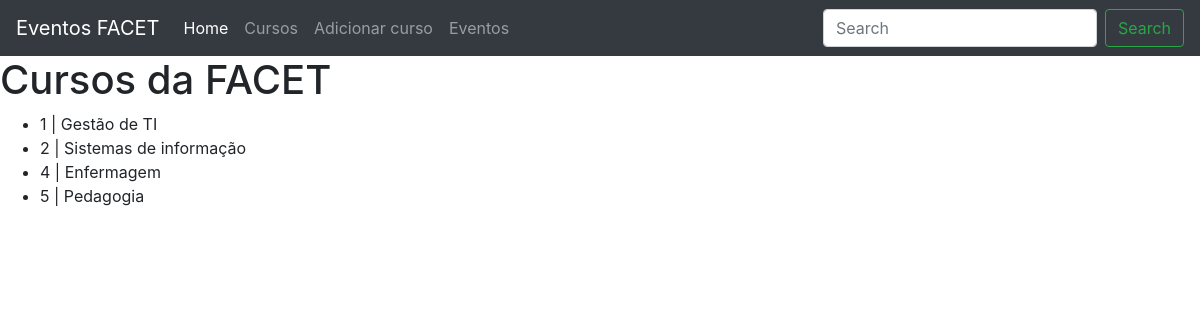
The page /cursos on the database as committed earlier.
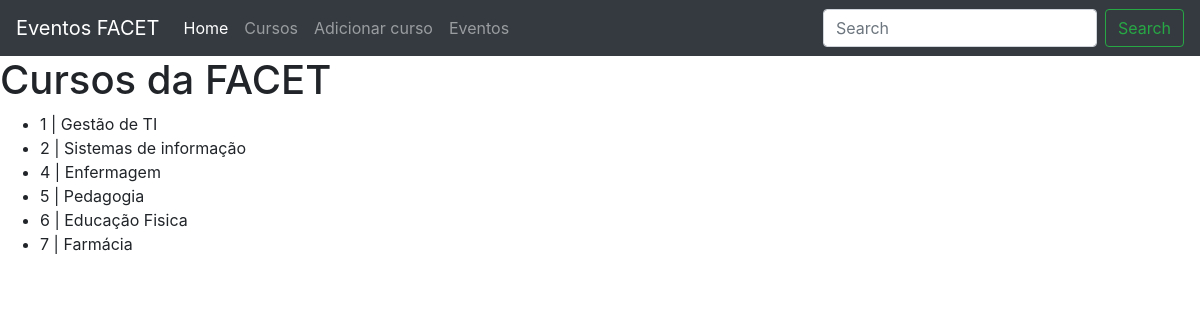
The same page on the database as committed later.
### gestoreventos/models.py (models this page shows, shortened)
class Curso(models.Model):
    nome_curso = models.CharField(max_length=100)
    codigo_curso = models.IntegerField()

### gestoreventos/views.py (the view)
# urls.py: path('cursos', views.cursos, name='cursos'),
def cursos(request):
    cursos = Curso.objects.order_by("id")
    contexto = {'cursos': cursos}
    return render(request, 'gestoreventos/cursos.html', contexto)

### gestoreventos/templates/gestoreventos/cursos.html
{% extends "gestoreventos/base.html" %}
{% block content %}
<h1>Cursos da FACET</h1>
<ul>
    {% for curso in cursos %}
    <li>{{curso.id}} | {{ curso.nome_curso }}</li>
    {% empty %}
    <li>Não há cursos cadastrados!</li>
    {% endfor %}
</ul>
{% endblock content %}

### gestoreventos/templates/gestoreventos/base.html (shortened to what this page needs)
<!doctype html>
<html lang="en">
  <head>
    <link rel="stylesheet" href="https://cdn.jsdelivr.net/npm/bootstrap@4.5.3/dist/css/bootstrap.min.css">
  </head>
  <body>
    <nav class="navbar navbar-expand-lg navbar-dark bg-dark">
        <a class="navbar-brand" href="{% url 'gestoreventos:index' %}">Eventos FACET</a>
        <div class="collapse navbar-collapse" id="navbarSupportedContent">
          <ul class="navbar-nav mr-auto">
            <li class="nav-item active">
              <a class="nav-link" href="{% url 'gestoreventos:index' %}">Home <span class="sr-only">(current)</span></a>
            </li>
            <li class="nav-item">
              <a class="nav-link" href="{% url 'gestoreventos:cursos' %}">Cursos</a>
            </li>
            <li class="nav-item">
              <a class="nav-link" href="{% url 'gestoreventos:novo_curso' %}">Adicionar curso</a>
            </li>
            <li class="nav-item">
              <a class="nav-link" href="{% url 'gestoreventos:eventos' %}">Eventos</a>
            </li>
          </ul>
          <form class="form-inline my-2 my-lg-0">
            <input class="form-control mr-sm-2" type="search" placeholder="Search" aria-label="Search">
            <button class="btn btn-outline-success my-2 my-sm-0" type="submit">Search</button>
          </form>
        </div>
      </nav>
      {% block content %} {% endblock content %}
  </body>
</html>

Rows that differ between the two databases and show on the page:
added Curso: id "6", nome_curso "Educação Fisica"
added Curso: id "7", nome_curso "Farmácia"
